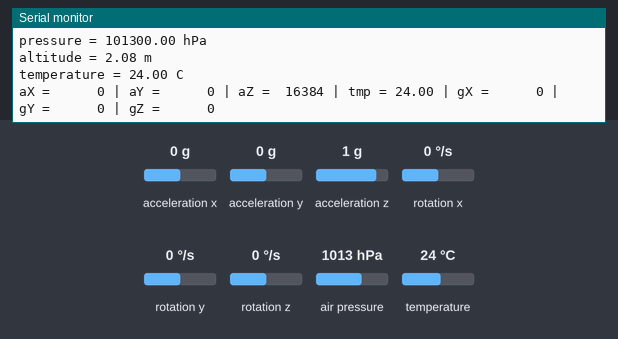
The sketch below on a simulated Arduino Uno, built with avr-gcc and run on an emulated ATmega328P. On the bench: the last lines printed to the serial monitor. Wiring (inferred from the names in the program): MPU-6050 motion sensor at I2C address 0x68. The inputs (shaded band) are chosen by the test bench; at power-on: acceleration x 0 g, acceleration y 0 g, acceleration z 1 g, rotation x 0 °/s, rotation y 0 °/s, rotation z 0 °/s, air pressure 1013 hPa, temperature 24 °C.

Above: at 1.2 s.
1.3 s: acceleration x set to -1.4 g
At 1.46 s:
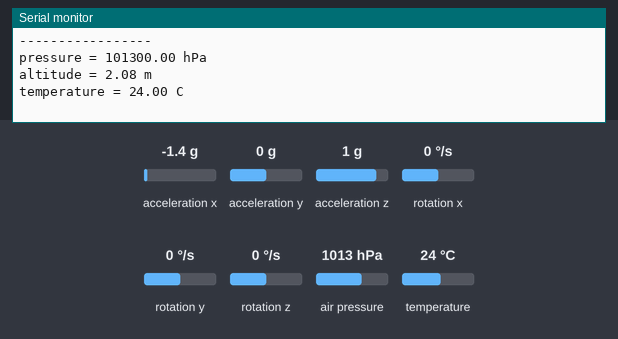
3.3 s: acceleration y set to -1.4 g
At 3.5 s:
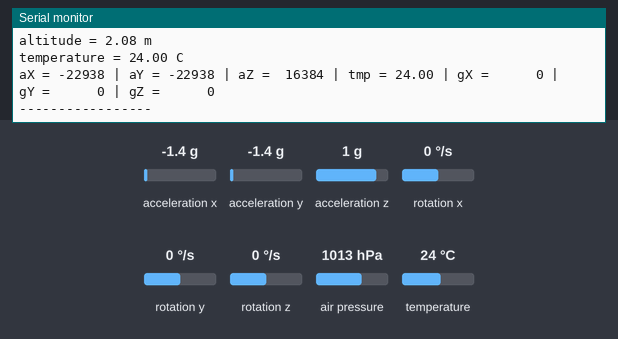
5.2 s: acceleration z set to -1.4 g
At 5.38 s:
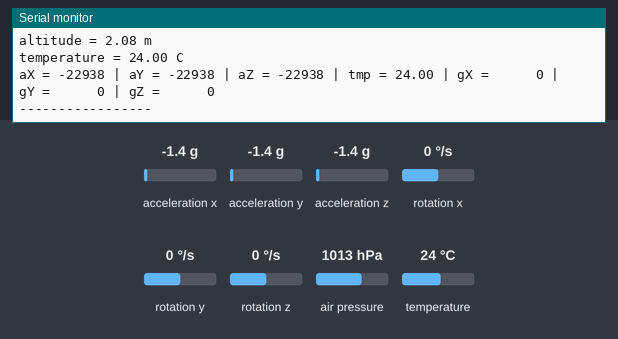
7.1 s: rotation x set to -192 °/s
At 7.26 s:
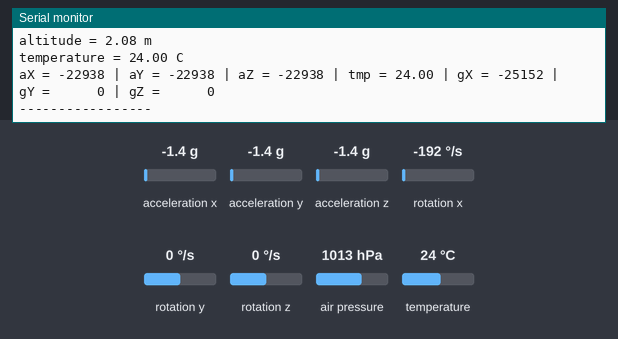
9.0 s: rotation y set to -192 °/s
At 9.15 s:
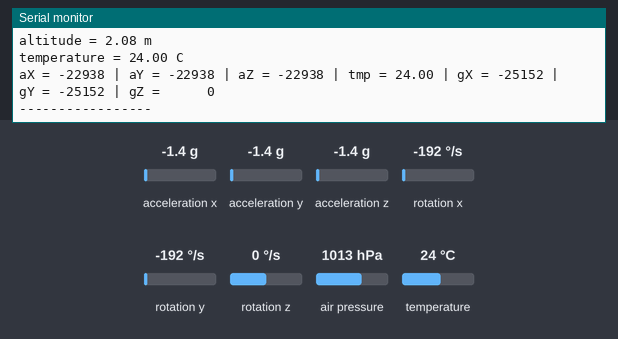
10.9 s: rotation z set to -192 °/s
At 11.4 s:
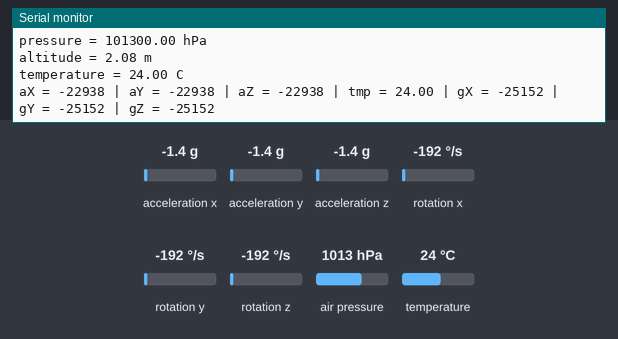

The sketch:

flight_module.ino
```cpp
/*
Problems to address:

- raw data incoming, need to filter necessary information

- need to build RF packet struct or packet string to be sent to the ground station

Completed:

- multiple I2C devices communicating correct values

*/

#include "Wire.h" // This library allows you to communicate with I2C devices.
#include <Adafruit_MPL3115A2.h> // Altimeter library

const int MPU_ADDR = 0x68; // I2C address of the MPU-6050. If AD0 pin is set to HIGH, the I2C address will be 0x69.

int16_t accelerometer_x, accelerometer_y, accelerometer_z; // variables for accelerometer raw data
int16_t gyro_x, gyro_y, gyro_z; // variables for gyro raw data
int16_t temperature; // variables for temperature data

Adafruit_MPL3115A2 baro; // altimeter object init

char tmp_str[7]; // temporary variable used in convert function

char* convert_int16_to_str(int16_t i) { // converts int16 to string. Moreover, resulting strings will have the same length in the debug monitor.
  sprintf(tmp_str, "%6d", i);
  return tmp_str;
}

void setup() {
  Serial.begin(9600);
  Wire.begin();
  Wire.beginTransmission(MPU_ADDR); // Begins a transmission to the I2C slave (GY-521 board)
  Wire.write(0x6B); // PWR_MGMT_1 register
  Wire.write(0); // set to zero (wakes up the MPU-6050)
  Wire.endTransmission(true);

  if (!baro.begin()) {
    Serial.println("Could not find sensor. Check wiring.");
    while(1);
  }


/* use to set sea level pressure for current location
   this is needed for accurate altitude measurement
   STD SLP = 1013.26 hPa */
  baro.setSeaPressure(1013.26);
}
void loop() {
  Wire.beginTransmission(MPU_ADDR);
  Wire.write(0x3B); // starting with register 0x3B (ACCEL_XOUT_H) [MPU-6000 and MPU-6050 Register Map and Descriptions Revision 4.2, p.40]
  Wire.endTransmission(false); // the parameter indicates that the Arduino will send a restart. As a result, the connection is kept active.
  Wire.requestFrom(MPU_ADDR, 7*2, true); // request a total of 7*2=14 registers

  // "Wire.read()<<8 | Wire.read();" means two registers are read and stored in the same variable
  accelerometer_x = Wire.read()<<8 | Wire.read(); // reading registers: 0x3B (ACCEL_XOUT_H) and 0x3C (ACCEL_XOUT_L)
  accelerometer_y = Wire.read()<<8 | Wire.read(); // reading registers: 0x3D (ACCEL_YOUT_H) and 0x3E (ACCEL_YOUT_L)
  accelerometer_z = Wire.read()<<8 | Wire.read(); // reading registers: 0x3F (ACCEL_ZOUT_H) and 0x40 (ACCEL_ZOUT_L)
  temperature = Wire.read()<<8 | Wire.read(); // reading registers: 0x41 (TEMP_OUT_H) and 0x42 (TEMP_OUT_L)
  gyro_x = Wire.read()<<8 | Wire.read(); // reading registers: 0x43 (GYRO_XOUT_H) and 0x44 (GYRO_XOUT_L)
  gyro_y = Wire.read()<<8 | Wire.read(); // reading registers: 0x45 (GYRO_YOUT_H) and 0x46 (GYRO_YOUT_L)
  gyro_z = Wire.read()<<8 | Wire.read(); // reading registers: 0x47 (GYRO_ZOUT_H) and 0x48 (GYRO_ZOUT_L)

  // print out data
  Serial.print("aX = "); Serial.print(convert_int16_to_str(accelerometer_x));
  Serial.print(" | aY = "); Serial.print(convert_int16_to_str(accelerometer_y));
  Serial.print(" | aZ = "); Serial.print(convert_int16_to_str(accelerometer_z));
  // the following equation was taken from the documentation [MPU-6000/MPU-6050 Register Map and Description, p.30]
  Serial.print(" | tmp = "); Serial.print(temperature/340.00+36.53);
  Serial.print(" | gX = "); Serial.print(convert_int16_to_str(gyro_x));
  Serial.print(" | gY = "); Serial.print(convert_int16_to_str(gyro_y));
  Serial.print(" | gZ = "); Serial.print(convert_int16_to_str(gyro_z));
  Serial.println();

  float pressure = baro.getPressure();
  float altitude = baro.getAltitude();
  float temperature = baro.getTemperature();

  // Altimeter serial print out
  Serial.println("-----------------");
  Serial.print("pressure = "); Serial.print(pressure); Serial.println(" hPa");
  Serial.print("altitude = "); Serial.print(altitude); Serial.println(" m");
  Serial.print("temperature = "); Serial.print(temperature); Serial.println(" C\n");


  // delay
  delay(250);
}
```

Measured:
- after the input at 3.3 s, the serial monitor: prints a new line after 0.09 s (image 2)
- after the input at 5.2 s, the serial monitor: prints a new line after 0.07 s (image 3)
- after the input at 7.1 s, the serial monitor: prints a new line after 0.06 s (image 4)
- after the input at 9.0 s, the serial monitor: prints a new line at once (image 5)
- after the input at 10.9 s, the serial monitor: prints a new line at once (image 6)
